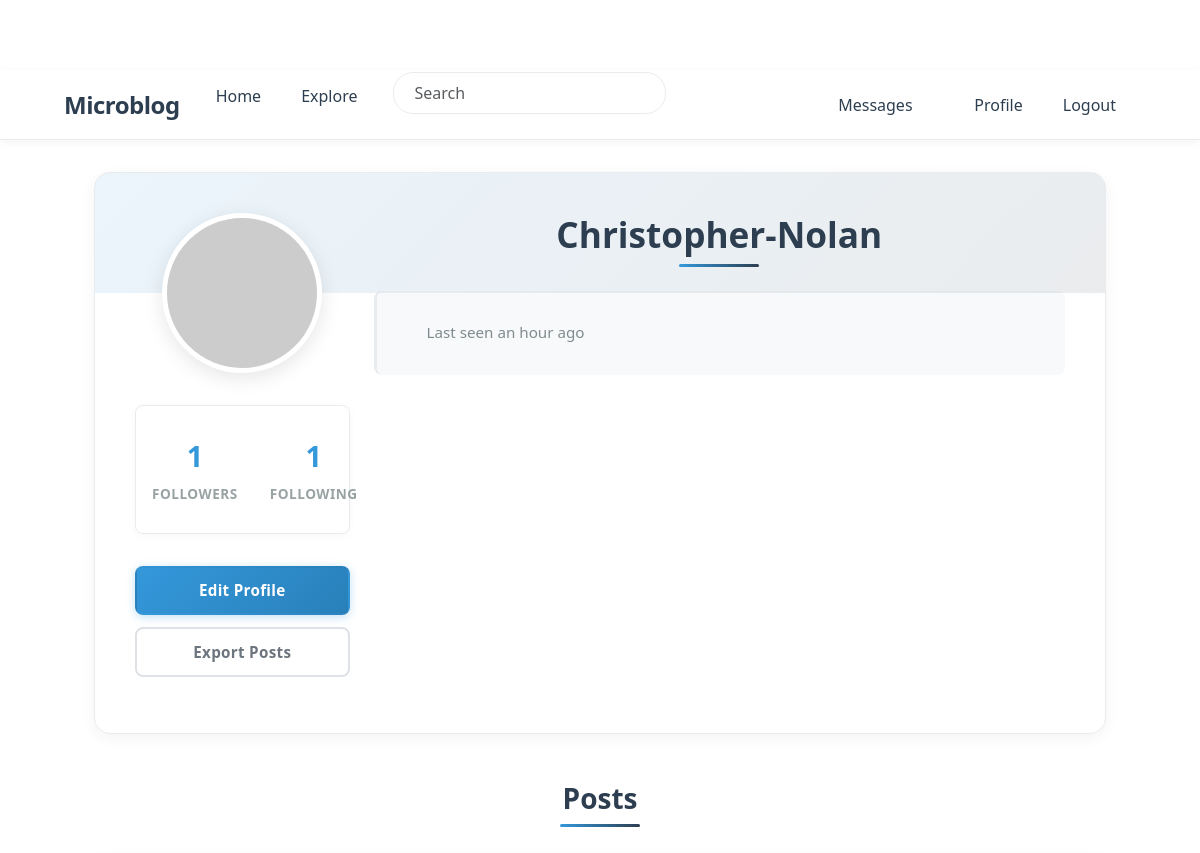
Before: /user/Christopher-Nolan (signed in, upper part) with the older database file.
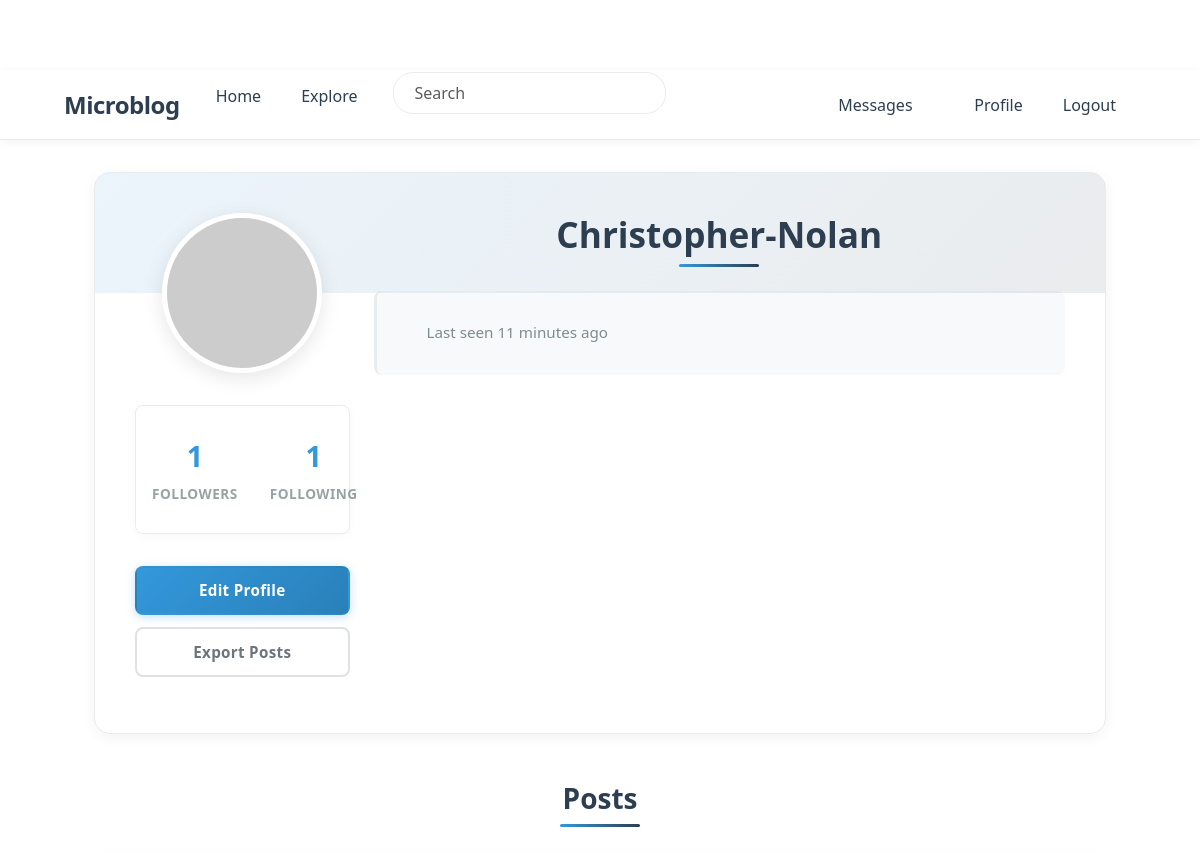
After: the same page with the newer database file.
### app/models.py (models this page shows, shortened)
class PaginatedAPIMixin(object):
    @staticmethod
    def to_collection_dict(query, page, per_page, endpoint, **kwargs):
        resources = db.paginate(query, page=page, per_page=per_page,
                                error_out=False)
        data = {
            'items': [item.to_dict() for item in resources.items],
            '_meta': {
                'page': page,
                'per_page': per_page,
                'total_pages': resources.pages,
                'total_items': resources.total
            },
            '_links': {
                'self': url_for(endpoint, page=page, per_page=per_page,
                                **kwargs),
                'next': url_for(endpoint, page=page + 1, per_page=per_page,
                                **kwargs) if resources.has_next else None,
                'prev': url_for(endpoint, page=page - 1, per_page=per_page,
                                **kwargs) if resources.has_prev else None
            }
        }
        return data

class User(PaginatedAPIMixin, UserMixin, db.Model):
    id: so.Mapped[int] = so.mapped_column(primary_key=True)
    username: so.Mapped[str] = so.mapped_column(sa.String(64), index=True,
                                                unique=True)
    email: so.Mapped[str] = so.mapped_column(sa.String(120), index=True,
                                             unique=True)
    password_hash: so.Mapped[Optional[str]] = so.mapped_column(sa.String(256))
    about_me: so.Mapped[Optional[str]] = so.mapped_column(sa.String(140))
    last_seen: so.Mapped[Optional[datetime]] = so.mapped_column(
        default=lambda: datetime.now(timezone.utc))
    last_message_read_time: so.Mapped[Optional[datetime]]
    token: so.Mapped[Optional[str]] = so.mapped_column(
        sa.String(32), index=True, unique=True)
    token_expiration: so.Mapped[Optional[datetime]]
    posts: so.WriteOnlyMapped['Post'] = so.relationship(
        back_populates='author')
    following: so.WriteOnlyMapped['User'] = so.relationship(
        secondary=followers, primaryjoin=(followers.c.follower_id == id),
        secondaryjoin=(followers.c.followed_id == id),
        back_populates='followers')
    followers: so.WriteOnlyMapped['User'] = so.relationship(
        secondary=followers, primaryjoin=(followers.c.followed_id == id),
        secondaryjoin=(followers.c.follower_id == id),
        back_populates='following')
    messages_sent: so.WriteOnlyMapped['Message'] = so.relationship(
        foreign_keys='Message.sender_id', back_populates='author')
    messages_received: so.WriteOnlyMapped['Message'] = so.relationship(
        foreign_keys='Message.recipient_id', back_populates='recipient')
    notifications: so.WriteOnlyMapped['Notification'] = so.relationship(
        back_populates='user')
    tasks: so.WriteOnlyMapped['Task'] = so.relationship(back_populates='user')
    def avatar(self, size):
        digest = md5(self.email.lower().encode('utf-8')).hexdigest()
        return f'https://www.gravatar.com/avatar/{digest}?d=identicon&s={size}'
    def followers_count(self):
        query = sa.select(sa.func.count()).select_from(
            self.followers.select().subquery())
        return db.session.scalar(query)
    def following_count(self):
        query = sa.select(sa.func.count()).select_from(
            self.following.select().subquery())
        return db.session.scalar(query)
    def unread_message_count(self):
        last_read_time = self.last_message_read_time or datetime(1900, 1, 1)
        query = sa.select(Message).where(Message.recipient == self,
                                         Message.timestamp > last_read_time)
        return db.session.scalar(sa.select(sa.func.count()).select_from(
            query.subquery()))
    def get_tasks_in_progress(self):
        query = self.tasks.select().where(Task.complete == False)
        return db.session.scalars(query)
    def get_task_in_progress(self, name):
        query = self.tasks.select().where(Task.name == name,
                                          Task.complete == False)
        return db.session.scalar(query)

### app/main/routes.py (the view)
@bp.route('/user/<username>')
@login_required
def user(username):
    user = db.first_or_404(sa.select(User).where(User.username == username))
    page = request.args.get('page', 1, type=int)
    query = user.posts.select().order_by(Post.timestamp.desc())
    posts = db.paginate(query, page=page,
                        per_page=current_app.config['POSTS_PER_PAGE'],
                        error_out=False)
    next_url = url_for('main.user', username=user.username,
                       page=posts.next_num) if posts.has_next else None
    prev_url = url_for('main.user', username=user.username,
                       page=posts.prev_num) if posts.has_prev else None
    form = EmptyForm()
    return render_template('user.html', user=user, posts=posts.items,
                           next_url=next_url, prev_url=prev_url, form=form)

### app/main/forms.py
class SearchForm(FlaskForm):
    q = StringField(_l('Search'), validators=[DataRequired()])
    def __init__(self, *args, **kwargs):
        if 'formdata' not in kwargs:
            kwargs['formdata'] = request.args
        if 'meta' not in kwargs:
            kwargs['meta'] = {'csrf': False}
        super(SearchForm, self).__init__(*args, **kwargs)

class EmptyForm(FlaskForm):
    submit = SubmitField('Submit')

### app/__init__.py (called while the page is built)
def get_locale():
    return request.accept_languages.best_match(current_app.config['LANGUAGES'])

### app/main/routes.py (called while the page is built)
@bp.before_app_request
def before_request():
    if current_user.is_authenticated:
        current_user.last_seen = datetime.now(timezone.utc)
        db.session.commit()
        g.search_form = SearchForm()
    g.locale = str(get_locale())

### app/models.py (called while the page is built)
@login.user_loader
def load_user(id):
    return db.session.get(User, int(id))

    @classmethod
    def before_commit(cls, session):
        session._changes = {
            'add': list(session.new),
            'update': list(session.dirty),
            'delete': list(session.deleted)
        }

    @classmethod
    def after_commit(cls, session):
        try:
            for obj in session._changes['add']:
                if isinstance(obj, SearchableMixin):
                    add_to_index(obj.__tablename__, obj)
            for obj in session._changes['update']:
                if isinstance(obj, SearchableMixin):
                    add_to_index(obj.__tablename__, obj)
            for obj in session._changes['delete']:
                if isinstance(obj, SearchableMixin):
                    remove_from_index(obj.__tablename__, obj)
        except Exception as e:
            current_app.logger.error(f'Error in after_commit: {e}')
        finally:
            session._changes = None

### app/templates/user.html (shortened to what this page needs)
{% extends "base.html" %}
{% block content %}
<div class="container">
    <div class="profile-container">
        <div class="row">
            <div class="col-md-3 text-center">
                <img src="{{ user.avatar(200) }}" class="profile-avatar" alt="{{ user.username }}'s avatar">
                <div class="profile-stats">
                    <div class="stat-item">
                        <span class="stat-value">{{ user.followers_count() }}</span>
                        <span class="stat-label">{{ _('Followers') }}</span>
                    </div>
                    <div class="stat-item">
                        <span class="stat-value">{{ user.following_count() }}</span>
                        <span class="stat-label">{{ _('Following') }}</span>
                    </div>
                </div>
                <div class="profile-actions">
                    {% if user == current_user %}
                        <a href="{{ url_for('main.edit_profile') }}" class="btn btn-edit">
                            {{ _('Edit Profile') }}
                        </a>
                        {% if not current_user.get_task_in_progress('export_posts') %}
                        <a href="{{ url_for('main.export_posts') }}" class="btn btn-outline-secondary">
                            {{ _('Export Posts') }}
                        </a>
                        {% endif %}
                    {% elif not current_user.is_following(user) %}
                        <form action="{{ url_for('main.follow', username=user.username) }}" method="post" class="d-inline">
                            {{ form.hidden_tag() }}
                            <button type="submit" class="btn btn-primary">{{ _('Follow') }}</button>
                        </form>
                    {% else %}
                        <form action="{{ url_for('main.unfollow', username=user.username) }}" method="post" class="d-inline">
                            {{ form.hidden_tag() }}
                            <button type="submit" class="btn btn-outline-secondary">{{ _('Following') }}</button>
                        </form>
                    {% endif %}
                </div>
            </div>
            <div class="col-md-9">
                <h1 class="profile-username">{{ user.username }}</h1>
                <div class="profile-meta">
                    {% if user.last_seen %}
                    <p> {{ _('Last seen') }} {{ moment(user.last_seen).fromNow() }}</p>
                    {% endif %}
                </div>
            </div>
        </div>
    </div>
    <h2 class="posts-header">{{ _('Posts') }}</h2>
{% endblock %}

### app/templates/base.html (shortened to what this page needs)
<!doctype html>
<html lang="en">
  <head>
    <link
        href="https://cdn.jsdelivr.net/npm/bootstrap@5.3.2/dist/css/bootstrap.min.css"
        rel="stylesheet"
>
    <link rel="stylesheet" href="{{ url_for('static', filename='css/styles.css') }}">
  </head>
  <body>
    <nav class="navbar navbar-expand-lg bg-body-tertiary">
      <div class="container">
        <a class="navbar-brand" href="{{ url_for('main.index') }}">Microblog</a>
        <div class="collapse navbar-collapse" id="navbarSupportedContent">
          <ul class="navbar-nav me-auto mb-2 mb-lg-0">
            <li class="nav-item">
              <a class="nav-link" aria-current="page" href="{{ url_for('main.index') }}">{{ _('Home') }}</a>
            </li>
            <li class="nav-item">
              <a class="nav-link" aria-current="page" href="{{ url_for('main.explore') }}">{{ _('Explore') }}</a>
            </li>
            {% if g.search_form %}
            <form class="navbar-form navbar-left" method="get" action="{{ url_for('main.search') }}">
                <div class="form-group">
                    {{ g.search_form.q(size=20, class='form-control', placeholder=g.search_form.q.label.text) }}
                </div>
            </form>
            {% endif %}
          </ul>
          <ul class="navbar-nav mb-2 mb-lg-0">
            {% if current_user.is_anonymous %}
            <li class="nav-item">
              <a class="nav-link" aria-current="page" href="{{ url_for('auth.login') }}">{{ _('Login') }}</a>
            </li>
            {% else %}
            <li class="nav-item">
              <a class="nav-link" aria-current="page" href="{{ url_for('main.messages') }}">{{ _('Messages') }}
                {% set unread_message_count = current_user.unread_message_count() %}
              </a>
            </li>
            <li class="nav-item">
              <a class="nav-link" aria-current="page" href="{{ url_for('main.user', username=current_user.username) }}">{{ _('Profile') }}</a>
            </li>
            <li class="nav-item">
              <a class="nav-link" aria-current="page" href="{{ url_for('auth.logout') }}">{{ _('Logout') }}</a>
            </li>
            {% endif %}
          </ul>
        </div>
      </div>
    </nav>
    <div class="container mt-3">
      {% block content %}{% endblock %}
    </div>
  </body>
</html>

### app/static/css/styles.css (style rules this page uses)
:root { --primary-color: #3498db; --primary-hover: #2980b9; --success-color: #2ecc71; --success-hover: #27ae60; --text-color: #2c3e50; --text-secondary: #7f8c8d; --border-color: #e9ecef; --card-shadow: 0 4px 15px rgba(0, 0, 0, 0.05); --transition: all 0.25s ease; --nav-height: 70px; --container-padding: 2rem; }
.profile-container { background: #fff; border-radius: 16px; box-shadow: var(--card-shadow); padding: 2.5rem; margin: 2rem 0; border: 1px solid var(--border-color); position: relative; overflow: hidden; }
.profile-container::before { content: ''; position: absolute; top: 0; left: 0; right: 0; height: 120px; background: linear-gradient(135deg, var(--primary-color), #2c3e50); z-index: 0; opacity: 0.1; }
.profile-avatar { width: 160px; height: 160px; border-radius: 50%; object-fit: cover; border: 5px solid #fff; box-shadow: 0 5px 20px rgba(0, 0, 0, 0.1); margin: 0 auto 1.5rem; display: block; transition: var(--transition); background: #f8f9fa; position: relative; z-index: 1; }
.profile-username { font-size: 2.2rem; font-weight: 700; color: var(--text-color); margin: 0 0 0.5rem; text-align: center; position: relative; padding-bottom: 0.75rem; }
.profile-username::after { content: ''; position: absolute; bottom: 0; left: 50%; transform: translateX(-50%); width: 80px; height: 3px; background: linear-gradient(90deg, var(--primary-color), #2c3e50); border-radius: 3px; }
.profile-meta { color: var(--text-secondary); font-size: 0.95rem; line-height: 1.8; margin: 1.5rem 0; padding: 1.25rem; background: #f8f9fa; border-radius: 8px; border-left: 3px solid var(--border-color); }
.profile-meta p { margin: 0.5rem 0; display: flex; align-items: center; }
.profile-stats { display: flex; justify-content: space-around; margin: 2rem 0; padding: 1.25rem 0; background: #fff; border-radius: 8px; box-shadow: 0 2px 10px rgba(0, 0, 0, 0.03); border: 1px solid var(--border-color); }
.stat-item { text-align: center; padding: 0.5rem 1rem; transition: var(--transition); border-radius: 6px; }
.stat-value { font-size: 1.8rem; font-weight: 700; color: var(--primary-color); display: block; margin-bottom: 0.25rem; font-family: 'Segoe UI', Tahoma, Geneva, Verdana, sans-serif; }
.stat-label { font-size: 0.85rem; color: var(--text-secondary); text-transform: uppercase; letter-spacing: 0.5px; font-weight: 600; opacity: 0.8; }
.profile-actions { margin: 2rem 0 1rem; display: flex; flex-direction: column; gap: 0.75rem; }
.btn-edit, .btn-message, .btn-outline-secondary { width: 100%; padding: 0.7rem 1rem; border-radius: 8px; font-weight: 600; text-align: center; transition: var(--transition); display: inline-flex; align-items: center; justify-content: center; text-decoration: none; font-size: 0.95rem; letter-spacing: 0.3px; border: 2px solid transparent; }
.btn-edit { background: linear-gradient(135deg, var(--primary-color), var(--primary-hover)); color: white; box-shadow: 0 2px 10px rgba(52, 152, 219, 0.3); }
.btn-outline-secondary { background: transparent; color: #6c757d; border: 2px solid #dee2e6; }
.posts-header { font-size: 1.75rem; font-weight: 700; color: var(--text-color); margin: 3rem 0 1.75rem; position: relative; text-align: center; padding-bottom: 0.75rem; }
.posts-header::after { content: ''; position: absolute; bottom: 0; left: 50%; transform: translateX(-50%); width: 80px; height: 3px; background: linear-gradient(90deg, var(--primary-color), #2c3e50); border-radius: 3px; }
.navbar { height: var(--nav-height); background-color: #fff !important; box-shadow: 0 2px 10px rgba(0, 0, 0, 0.05); padding: 0.5rem var(--container-padding); position: sticky; top: 0; z-index: 1030; border-bottom: 1px solid var(--border-color); }
.navbar-brand { font-weight: 700; font-size: 1.5rem; color: var(--text-color) !important; letter-spacing: -0.5px; padding: 0.5rem 0; }
.nav-link { font-weight: 500; color: var(--text-color) !important; padding: 0.75rem 1rem !important; margin: 0 0.25rem; border-radius: 8px; transition: var(--transition); }
.navbar-form { margin: 0 1rem; flex-grow: 1; max-width: 400px; }
.navbar-form .form-control { border-radius: 20px; padding: 0.5rem 1.25rem; border: 1px solid var(--border-color); transition: var(--transition); width: 100%; }
.form-group { margin-bottom: 1.5rem; }
.form-control, .form-select { border: 1px solid var(--border-color); border-radius: 8px; padding: 0.75rem 1rem; transition: var(--transition); font-size: 1rem; }
body { padding-top: var(--nav-height); }
.container { padding: 0 var(--container-padding); }

Changed rows visible on the page:
changed User "Christopher-Nolan": last_seen "an hour ago" → "11 minutes ago"
